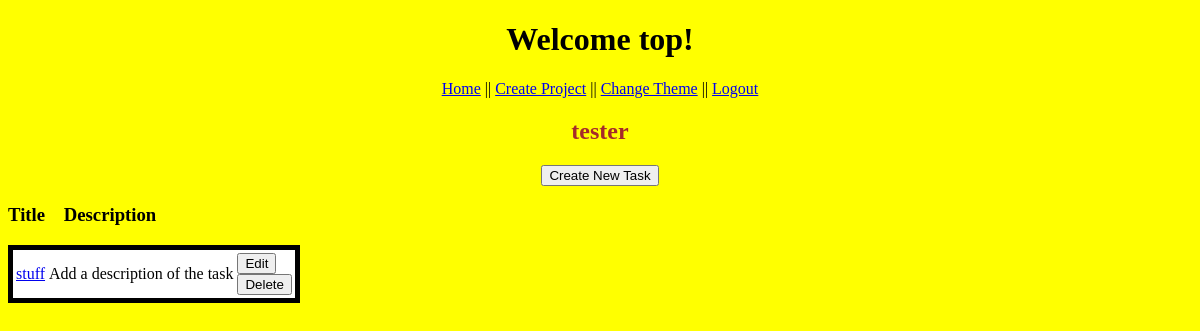
The page /view_project/1 (signed in) on the database its author committed.
### models.py (models this page shows, shortened)
class Project(db.Model):
    id = db.Column('id', db.Integer, primary_key = True)
    title = db.Column('title', db.String(200))
    detail = db.Column('detail', db.String(1000))
    company_name = db.Column('company_name', db.String(100))

class Task(db.Model):
    id = db.Column('id', db.Integer, primary_key = True)
    project_id = db.Column(db.Integer, db.ForeignKey('project.id'), nullable=False)
    title = db.Column('title', db.String(200))
    description = db.Column('description', db.String(1000))

### app.py (the view)
@app.route('/view_project/<project_id>')
def get_project(project_id):
    if session.get('user'):
        my_project = find_project_by_id(project_id)
        tasks = find_tasks_by_project(project_id)
        return render_template('view_project.html', project=my_project, user=session['user'], proj_tasks=tasks, theme=session['user_theme'])
    return redirect(url_for('login'))

### models.py (called while the page is built)
def find_project_by_id(p_id):
    return db.session.query(Project).filter_by(id = p_id).one()

def find_tasks_by_project(p_id):
    return db.session.query(Task).filter_by(project_id = p_id).all()

### templates/view_project.html (shortened to what this page needs)
<!DOCTYPE html>
<html lang="en">
    <head>
        {% if theme == 1 %}
            <link rel="stylesheet" href="{{ url_for('static', filename='main.css')}}">
        {% else %}
            <link rel="stylesheet" href="{{ url_for('static', filename='second.css')}}">
        {% endif %}
    </head>
    <body>
        <h1>Welcome {{user}}!</h1>
        <nav>
            <a href="{{ url_for('index') }}">Home</a> ||
            <a href="{{ url_for('new_project') }}">Create Project</a> ||
            <a href="{{ url_for('change_style', theme_id=theme) }}" method = "get">Change Theme</a> ||
            <a href="{{ url_for('logout') }}">Logout</a>
        </nav>
        <div class="projectView">
            <h2>{{project.title}}</h2>
            <form action="{{ url_for('new_task', project_id=project.id)}}">
                <input type="submit" value="Create New Task">
            </form>
        </div>
        <h3>Title&emsp;Description</h3>
        <div class="box">
            <table class="insideBox">
                {% for task in proj_tasks%}
                <tr>
                    <td><a href="{{ url_for('view_task', project_id=project.id, t_id=task.id)}}">{{task.title}}</a></td>
                    <td>{{task.description}}</td>
                    <td>
                        <form action="{{url_for('edit_task',project_id=project.id,t_id=task.id)}}" method = "get">
                            <input type="submit" value="Edit">
                        </form>
                        <form action="{{url_for('delete_task',project_id=project.id,t_id=task.id)}}" method = "post">
                            <input type="submit" value="Delete">
                        </form>
                    </td>
                </tr>
                {% endfor %}
            </table>
        </div>
    </body>
</html>

### static/second.css (style rules this page uses)
h1 { color:black; text-align: center; }
h2 { color: brown; }
body { background:yellow; }
nav { text-align: center; }
.box { width: 100%; height: 500px; width: 25em; text-align: center; }
.insideBox { background-color: white; text-align: left; border: 5px solid; margin-bottom: 20px; }
.projectView { text-align: center; }

### rows shown on the page
Project: title "tester"
Task: title "stuff", description "Add a description of the task"

### other values the page prints
{{ user }} "top"
